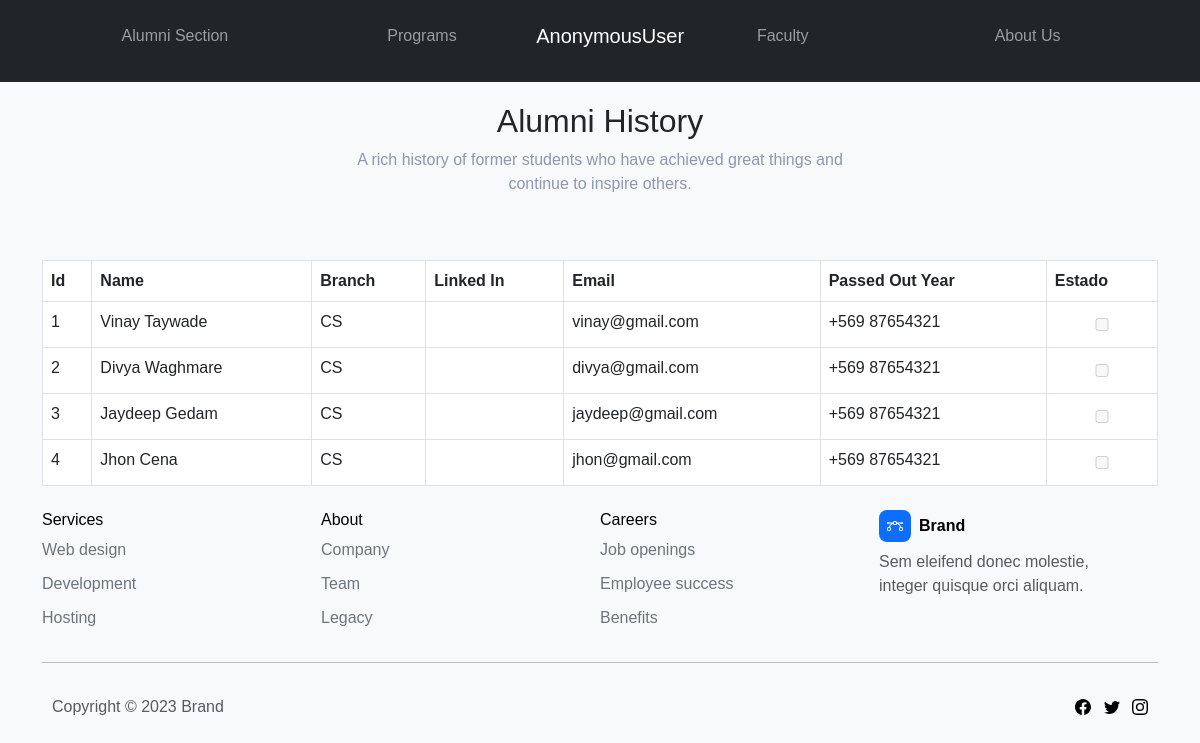
The app's page /Alumni/alumni-history/ with its own data.
### Accounts/models.py (models this page shows)
class AlumniProfile(models.Model):
    user = models.OneToOneField(User, on_delete=models.CASCADE, related_name='alumni_profile')
    branch = models.CharField(max_length=50, choices=Branch.choices)
    roll_id = models.TextField(null=True, blank=True)
    profile_pic = models.ImageField(upload_to=user_directory_path_for_alumni)
    github_url = models.URLField(max_length=200)
    linkedin_url = models.URLField(max_length=200)
    portfolio_url = models.URLField(max_length=200)

### Alumni/views.py (the view)
# urls.py: path('alumni-history/', alumni_history, name="alumni-history"),
def alumni_history(request):
    alumni = AlumniProfile.objects.all()
    context = {'alumni': alumni}
    return render(request, 'Alumni/alumini-history.html', context)

### templates/Alumni/alumini-history.html
{% extends 'base.html' %}
{% load static %}
{% block main %}
    <div>
        <div class="container">
            <div class="row">
                <div class="col" style="margin-top: 20px;">
                    <div class="row mb-4 mb-lg-5">
                        <div class="col-md-8 col-xl-6 text-center mx-auto">
                            <h2 style="color: rgb(33,37,41);">Alumni History</h2>
                            <p class="w-lg-50" style="color: rgb(141,151,173);">A rich history of former students who have achieved great things and continue to inspire others.</p>
                        </div>
                    </div>
                </div>
                <div class="col-md-12">
                    <div>
                        <table class="table table-hover table-bordered" id="example" cellspacing="0" width="100%">
                            <thead>
                                <tr>
                                    <th>Id </th>
                                    <th>Name</th>
                                    <th>Branch</th>
                                    <th>Linked In</th>
                                    <th>Email</th>
                                    <th>Passed Out Year</th>
                                    <th>Estado</th>
                                </tr>
                            </thead>
                            <tbody>
                            {% for a in alumni %}
                                <tr>
                                    <td>{{ a.id }}</td>
                                    <td>{{ a.user.first_name }} {{ a.user.last_name }}</td>
                                    <td>{{ a.branch }}</td>
                                    <td>{{ a.linkedin_url }}</td>
                                    <td>{{ a.user.email }}</td>
                                    <td>+569 87654321</td>
                                    <td><input type="checkbox" disabled=""></td>
                                </tr>
                            {% endfor %}
                            </tbody>
                        </table>
                    </div>
                </div>
            </div>
        </div>
    </div>
{% endblock %}

### records on screen
AlumniProfile: id "1", user.first_name "Vinay", user.last_name "Taywade", branch "CS", user.email "vinay@gmail.com"
AlumniProfile: id "2", user.first_name "Divya", user.last_name "Waghmare", branch "CS", user.email "divya@gmail.com"
AlumniProfile: id "3", user.first_name "Jaydeep", user.last_name "Gedam", branch "CS", user.email "jaydeep@gmail.com"
AlumniProfile: id "4", user.first_name "Jhon", user.last_name "Cena", branch "CS", user.email "jhon@gmail.com"

### other values on screen
{{ request.user }} "AnonymousUser"
